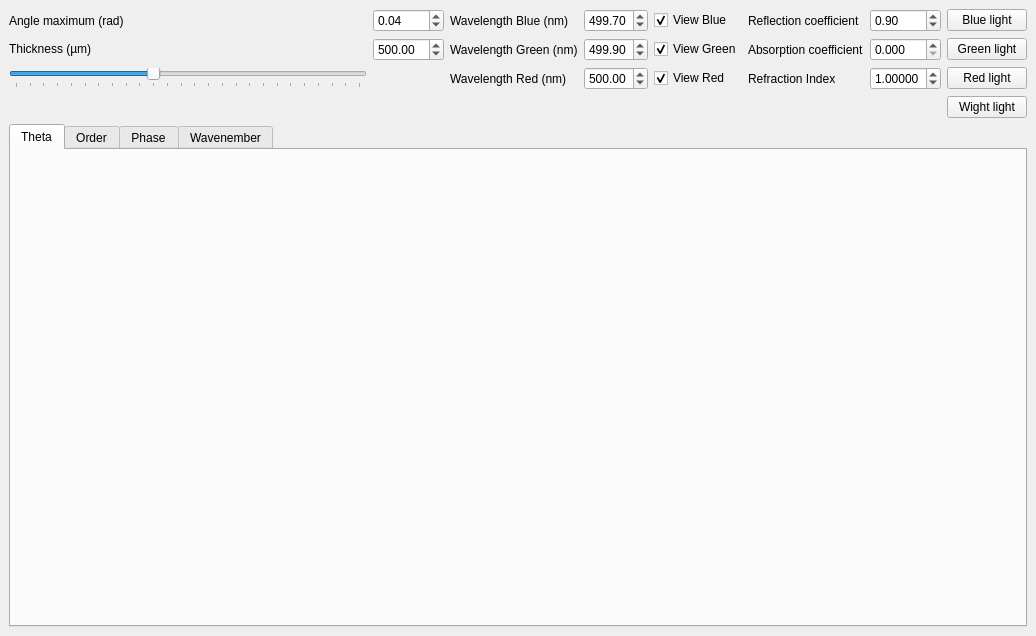
<?xml version="1.0" encoding="UTF-8"?>
<ui version="4.0">
 <class>MainWindow</class>
 <widget class="QMainWindow" name="MainWindow">
  <property name="geometry">
   <rect>
    <x>0</x>
    <y>0</y>
    <width>1036</width>
    <height>636</height>
   </rect>
  </property>
  <property name="windowTitle">
   <string>Fabry Perot</string>
  </property>
  <widget class="QWidget" name="centralWidget">
   <layout class="QHBoxLayout" name="horizontalLayout_4">
    <item>
     <layout class="QVBoxLayout" name="verticalLayout">
      <item>
       <layout class="QGridLayout" name="gridLayout_2">
        <item row="1" column="3">
         <widget class="QLabel" name="label_Lambda2">
          <property name="text">
           <string>Wavelength Green (nm)</string>
          </property>
         </widget>
        </item>
        <item row="0" column="4">
         <widget class="QDoubleSpinBox" name="SpinBox_Lambda1">
          <property name="locale">
           <locale language="English" country="UnitedStates"/>
          </property>
          <property name="decimals">
           <number>2</number>
          </property>
          <property name="minimum">
           <double>300.000000000000000</double>
          </property>
          <property name="maximum">
           <double>520.000000000000000</double>
          </property>
          <property name="singleStep">
           <double>0.010000000000000</double>
          </property>
          <property name="value">
           <double>499.699999999999989</double>
          </property>
         </widget>
        </item>
        <item row="0" column="3">
         <widget class="QLabel" name="label_Lambda1">
          <property name="text">
           <string>Wavelength Blue (nm)</string>
          </property>
         </widget>
        </item>
        <item row="1" column="5">
         <widget class="QCheckBox" name="cbg">
          <property name="text">
           <string>View Green</string>
          </property>
          <property name="checked">
           <bool>true</bool>
          </property>
         </widget>
        </item>
        <item row="0" column="8">
         <widget class="QPushButton" name="pushButton_Lambda1">
          <property name="text">
           <string>Blue light</string>
          </property>
         </widget>
        </item>
        <item row="1" column="4">
         <widget class="QDoubleSpinBox" name="SpinBox_Lambda2">
          <property name="locale">
           <locale language="English" country="UnitedStates"/>
          </property>
          <property name="decimals">
           <number>2</number>
          </property>
          <property name="minimum">
           <double>480.000000000000000</double>
          </property>
          <property name="maximum">
           <double>564.000000000000000</double>
          </property>
          <property name="singleStep">
           <double>0.010000000000000</double>
          </property>
          <property name="value">
           <double>499.899999999999977</double>
          </property>
         </widget>
        </item>
        <item row="0" column="5">
         <widget class="QCheckBox" name="cbb">
          <property name="text">
           <string>View Blue</string>
          </property>
          <property name="checked">
           <bool>true</bool>
          </property>
         </widget>
        </item>
        <item row="1" column="2">
         <widget class="QDoubleSpinBox" name="SpinBox_e">
          <property name="locale">
           <locale language="English" country="UnitedStates"/>
          </property>
          <property name="suffix">
           <string notr="true"/>
          </property>
          <property name="decimals">
           <number>2</number>
          </property>
          <property name="minimum">
           <double>100.000000000000000</double>
          </property>
          <property name="maximum">
           <double>5000.000000000000000</double>
          </property>
          <property name="singleStep">
           <double>0.010000000000000</double>
          </property>
          <property name="value">
           <double>500.000000000000000</double>
          </property>
         </widget>
        </item>
        <item row="0" column="2">
         <widget class="QDoubleSpinBox" name="SpinBox_angle">
          <property name="locale">
           <locale language="English" country="UnitedStates"/>
          </property>
          <property name="suffix">
           <string notr="true"/>
          </property>
          <property name="decimals">
           <number>2</number>
          </property>
          <property name="maximum">
           <double>0.500000000000000</double>
          </property>
          <property name="singleStep">
           <double>0.010000000000000</double>
          </property>
          <property name="value">
           <double>0.040000000000000</double>
          </property>
         </widget>
        </item>
        <item row="0" column="1">
         <widget class="QLabel" name="label_angle">
          <property name="text">
           <string>Angle maximum (rad)</string>
          </property>
         </widget>
        </item>
        <item row="1" column="1">
         <widget class="QLabel" name="label_e">
          <property name="text">
           <string>&lt;html&gt;&lt;head/&gt;&lt;body&gt;&lt;p&gt;Thickness (&amp;micro;m)&lt;/p&gt;&lt;/body&gt;&lt;/html&gt;</string>
          </property>
         </widget>
        </item>
        <item row="2" column="5">
         <widget class="QCheckBox" name="cbr">
          <property name="text">
           <string>View Red</string>
          </property>
          <property name="checked">
           <bool>true</bool>
          </property>
          <property name="autoRepeat">
           <bool>false</bool>
          </property>
          <property name="autoExclusive">
           <bool>false</bool>
          </property>
         </widget>
        </item>
        <item row="1" column="8">
         <widget class="QPushButton" name="pushButton_Lambda2">
          <property name="text">
           <string>Green light</string>
          </property>
         </widget>
        </item>
        <item row="2" column="8">
         <widget class="QPushButton" name="pushButton_Lambda3">
          <property name="text">
           <string>Red light</string>
          </property>
         </widget>
        </item>
        <item row="1" column="6">
         <widget class="QLabel" name="label_na">
          <property name="text">
           <string>Absorption coefficient</string>
          </property>
         </widget>
        </item>
        <item row="2" column="6">
         <widget class="QLabel" name="label_nt">
          <property name="text">
           <string>Refraction Index</string>
          </property>
         </widget>
        </item>
        <item row="0" column="7">
         <widget class="QDoubleSpinBox" name="SpinBox_nr">
          <property name="locale">
           <locale language="English" country="UnitedStates"/>
          </property>
          <property name="maximum">
           <double>1.000000000000000</double>
          </property>
          <property name="singleStep">
           <double>0.010000000000000</double>
          </property>
          <property name="value">
           <double>0.900000000000000</double>
          </property>
         </widget>
        </item>
        <item row="2" column="7">
         <widget class="QDoubleSpinBox" name="SpinBox_nt">
          <property name="locale">
           <locale language="English" country="UnitedStates"/>
          </property>
          <property name="decimals">
           <number>5</number>
          </property>
          <property name="maximum">
           <double>2.000000000000000</double>
          </property>
          <property name="singleStep">
           <double>0.000010000000000</double>
          </property>
          <property name="value">
           <double>1.000000000000000</double>
          </property>
         </widget>
        </item>
        <item row="0" column="6">
         <widget class="QLabel" name="label_nr">
          <property name="text">
           <string>Reflection coefficient</string>
          </property>
         </widget>
        </item>
        <item row="1" column="7">
         <widget class="QDoubleSpinBox" name="SpinBox_na">
          <property name="locale">
           <locale language="English" country="UnitedStates"/>
          </property>
          <property name="decimals">
           <number>3</number>
          </property>
          <property name="maximum">
           <double>1.000000000000000</double>
          </property>
          <property name="singleStep">
           <double>0.001000000000000</double>
          </property>
          <property name="value">
           <double>0.000000000000000</double>
          </property>
         </widget>
        </item>
        <item row="2" column="3">
         <widget class="QLabel" name="label_Lambda3">
          <property name="text">
           <string>Wavelength Red (nm)</string>
          </property>
         </widget>
        </item>
        <item row="2" column="4">
         <widget class="QDoubleSpinBox" name="SpinBox_Lambda3">
          <property name="locale">
           <locale language="English" country="UnitedStates"/>
          </property>
          <property name="suffix">
           <string/>
          </property>
          <property name="decimals">
           <number>2</number>
          </property>
          <property name="minimum">
           <double>490.000000000000000</double>
          </property>
          <property name="maximum">
           <double>800.000000000000000</double>
          </property>
          <property name="singleStep">
           <double>0.010000000000000</double>
          </property>
          <property name="value">
           <double>500.000000000000000</double>
          </property>
         </widget>
        </item>
        <item row="3" column="8">
         <widget class="QPushButton" name="pushButton_Lambda123">
          <property name="text">
           <string>Wight light</string>
          </property>
         </widget>
        </item>
        <item row="2" column="1">
         <widget class="QSlider" name="Slider_e">
          <property name="locale">
           <locale language="English" country="UnitedStates"/>
          </property>
          <property name="maximum">
           <number>5000</number>
          </property>
          <property name="singleStep">
           <number>1</number>
          </property>
          <property name="pageStep">
           <number>1</number>
          </property>
          <property name="value">
           <number>2000</number>
          </property>
          <property name="orientation">
           <enum>Qt::Horizontal</enum>
          </property>
          <property name="tickPosition">
           <enum>QSlider::TicksBelow</enum>
          </property>
          <property name="tickInterval">
           <number>200</number>
          </property>
         </widget>
        </item>
       </layout>
      </item>
      <item>
       <widget class="QTabWidget" name="tabWidget">
        <property name="currentIndex">
         <number>0</number>
        </property>
        <widget class="QWidget" name="tab">
         <attribute name="title">
          <string>Theta</string>
         </attribute>
         <layout class="QHBoxLayout" name="horizontalLayout">
          <item>
           <widget class="MPL_WIDGET_2D" name="mplwidget1" native="true"/>
          </item>
         </layout>
        </widget>
        <widget class="QWidget" name="tab_4">
         <attribute name="title">
          <string>Order</string>
         </attribute>
         <layout class="QHBoxLayout" name="horizontalLayout_3">
          <item>
           <widget class="MPL_WIDGET_2D" name="mplwidget2" native="true"/>
          </item>
         </layout>
        </widget>
        <widget class="QWidget" name="tab_3">
         <attribute name="title">
          <string>Phase</string>
         </attribute>
         <layout class="QHBoxLayout" name="horizontalLayout_5">
          <item>
           <widget class="MPL_WIDGET_2D" name="mplwidget3" native="true"/>
          </item>
         </layout>
        </widget>
        <widget class="QWidget" name="tab_2">
         <attribute name="title">
          <string>Wavenember</string>
         </attribute>
         <layout class="QHBoxLayout" name="horizontalLayout_2">
          <item>
           <widget class="MPL_WIDGET_2D" name="mplwidget4" native="true"/>
          </item>
         </layout>
        </widget>
       </widget>
      </item>
     </layout>
    </item>
   </layout>
  </widget>
 </widget>
 <customwidgets>
  <customwidget>
   <class>MPL_WIDGET_2D</class>
   <extends>QWidget</extends>
   <header>mplwidget</header>
   <container>1</container>
  </customwidget>
 </customwidgets>
 <resources/>
 <connections/>
</ui>
